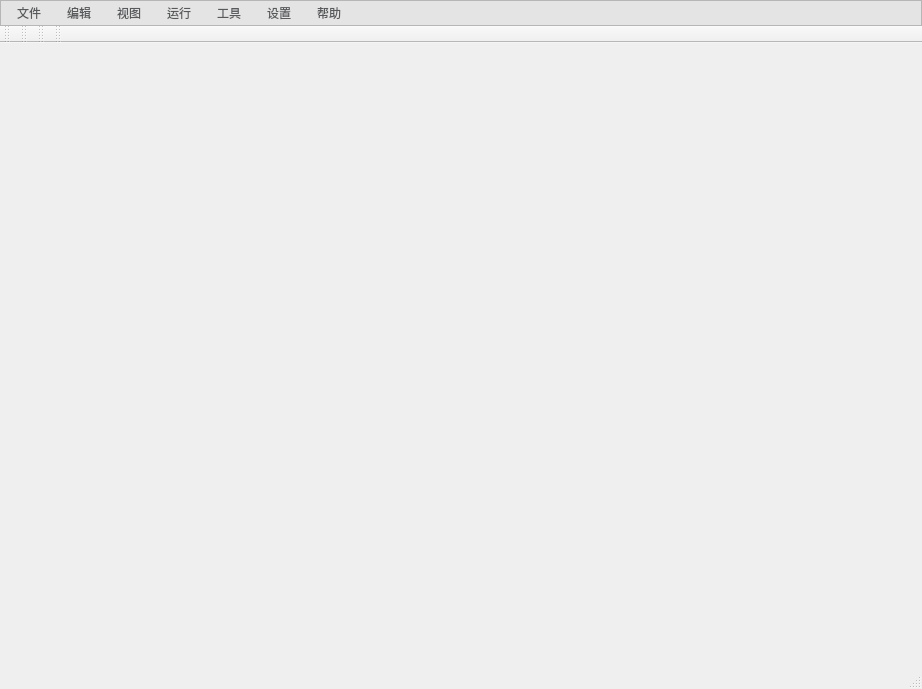
<?xml version="1.0" encoding="UTF-8"?>
<ui version="4.0">
 <class>MainWindow</class>
 <widget class="QMainWindow" name="MainWindow">
  <property name="geometry">
   <rect>
    <x>0</x>
    <y>0</y>
    <width>922</width>
    <height>689</height>
   </rect>
  </property>
  <property name="windowTitle">
   <string>MainWindow</string>
  </property>
  <property name="styleSheet">
   <string notr="true">  QPalette{background:#FFFFFF;}*{outline:0px;color:#57595B;}

QWidget[form=&quot;true&quot;],QLabel[frameShape=&quot;1&quot;]{
border:1px solid #B6B6B6;
border-radius:0px;
}

QWidget[form=&quot;bottom&quot;]{
background:#E4E4E4;
}

QWidget[form=&quot;bottom&quot;] .QFrame{
border:1px solid #57595B;
}

QWidget[form=&quot;bottom&quot;] QLabel,QWidget[form=&quot;title&quot;] QLabel{
border-radius:0px;
color:#57595B;
background:none;
border-style:none;
}

QWidget[form=&quot;title&quot;],QWidget[nav=&quot;left&quot;],QWidget[nav=&quot;top&quot;] QAbstractButton{
border-style:none;
border-radius:0px;
padding:5px;
color:#57595B;
background:qlineargradient(spread:pad,x1:0,y1:0,x2:0,y2:1,stop:0 #E4E4E4,stop:1 #E4E4E4);
}

QWidget[nav=&quot;top&quot;] QAbstractButton:hover,QWidget[nav=&quot;top&quot;] QAbstractButton:pressed,QWidget[nav=&quot;top&quot;] QAbstractButton:checked{
border-style:solid;
border-width:0px 0px 2px 0px;
padding:4px 4px 2px 4px;
border-color:#00BB9E;
background:qlineargradient(spread:pad,x1:0,y1:0,x2:0,y2:1,stop:0 #F6F6F6,stop:1 #F6F6F6);
}

QWidget[nav=&quot;left&quot;] QAbstractButton{
border-radius:0px;
color:#57595B;
background:none;
border-style:none;
}

QWidget[nav=&quot;left&quot;] QAbstractButton:hover{
color:#FFFFFF;
background-color:#00BB9E;
}

QWidget[nav=&quot;left&quot;] QAbstractButton:checked,QWidget[nav=&quot;left&quot;] QAbstractButton:pressed{
color:#57595B;
border-style:solid;
border-width:0px 0px 0px 2px;
padding:4px 4px 4px 2px;
border-color:#00BB9E;
background-color:#FFFFFF;
}

QWidget[video=&quot;true&quot;] QLabel{
color:#57595B;
border:1px solid #B6B6B6;
background:qlineargradient(spread:pad,x1:0,y1:0,x2:0,y2:1,stop:0 #E4E4E4,stop:1 #E4E4E4);
}

QWidget[video=&quot;true&quot;] QLabel:focus{
border:1px solid #00BB9E;
background:qlineargradient(spread:pad,x1:0,y1:0,x2:0,y2:1,stop:0 #F6F6F6,stop:1 #F6F6F6);
}

QLineEdit,QTextEdit,QPlainTextEdit,QSpinBox,QDoubleSpinBox,QComboBox,QDateEdit,QTimeEdit,QDateTimeEdit{
border:1px solid #B6B6B6;
border-radius:3px;
padding:2px;
background:none;
selection-background-color:#E4E4E4;
selection-color:#57595B;
}

QLineEdit:focus,QTextEdit:focus,QPlainTextEdit:focus,QSpinBox:focus,QDoubleSpinBox:focus,QComboBox:focus,QDateEdit:focus,QTimeEdit:focus,QDateTimeEdit:focus,QLineEdit:hover,QTextEdit:hover,QPlainTextEdit:hover,QSpinBox:hover,QDoubleSpinBox:hover,QComboBox:hover,QDateEdit:hover,QTimeEdit:hover,QDateTimeEdit:hover{
border:1px solid #B6B6B6;
}

QLineEdit[echoMode=&quot;2&quot;]{
lineedit-password-character:9679;
}

.QFrame{
border:1px solid #B6B6B6;
border-radius:3px;
}

.QGroupBox{
border:1px solid #B6B6B6;
border-radius:5px;
margin-top:3ex;
}

.QGroupBox::title{
subcontrol-origin:margin;
position:relative;
left:10px;
}

.QPushButton,.QToolButton{
border-style:none;
border:1px solid #B6B6B6;
color:#57595B;
padding:5px;
min-height:15px;
border-radius:5px;
background:qlineargradient(spread:pad,x1:0,y1:0,x2:0,y2:1,stop:0 #E4E4E4,stop:1 #E4E4E4);
}

.QPushButton:hover,.QToolButton:hover{
background:qlineargradient(spread:pad,x1:0,y1:0,x2:0,y2:1,stop:0 #F6F6F6,stop:1 #F6F6F6);
}

.QPushButton:pressed,.QToolButton:pressed{
background:qlineargradient(spread:pad,x1:0,y1:0,x2:0,y2:1,stop:0 #E4E4E4,stop:1 #E4E4E4);
}

.QToolButton::menu-indicator{
image:None;
}

QToolButton#btnMenu,QPushButton#btnMenu_Min,QPushButton#btnMenu_Max,QPushButton#btnMenu_Close{
border-radius:3px;
color:#57595B;
padding:3px;
margin:0px;
background:none;
border-style:none;
}

QToolButton#btnMenu:hover,QPushButton#btnMenu_Min:hover,QPushButton#btnMenu_Max:hover{
color:#FFFFFF;
margin:1px 1px 2px 1px;
background-color:rgba(51,127,209,230);
}

QPushButton#btnMenu_Close:hover{
color:#FFFFFF;
margin:1px 1px 2px 1px;
background-color:rgba(238,0,0,128);
}

QRadioButton::indicator{
width:15px;
height:15px;
}

QRadioButton::indicator::unchecked{
image:url(:/qss/flatwhite/radiobutton_unchecked.png);
}

QRadioButton::indicator::unchecked:disabled{
image:url(:/qss/flatwhite/radiobutton_unchecked_disable.png);
}

QRadioButton::indicator::checked{
image:url(:/qss/flatwhite/radiobutton_checked.png);
}

QRadioButton::indicator::checked:disabled{
image:url(:/qss/flatwhite/radiobutton_checked_disable.png);
}

QGroupBox::indicator,QTreeWidget::indicator,QListWidget::indicator{
padding:0px -3px 0px 3px;
}

QCheckBox::indicator,QGroupBox::indicator,QTreeWidget::indicator,QListWidget::indicator{
width:13px;
height:13px;
}

QCheckBox::indicator:unchecked,QGroupBox::indicator:unchecked,QTreeWidget::indicator:unchecked,QListWidget::indicator:unchecked{
image:url(:/qss/flatwhite/checkbox_unchecked.png);
}

QCheckBox::indicator:unchecked:disabled,QGroupBox::indicator:unchecked:disabled,QTreeWidget::indicator:unchecked:disabled,QListWidget::indicator:disabled{
image:url(:/qss/flatwhite/checkbox_unchecked_disable.png);
}

QCheckBox::indicator:checked,QGroupBox::indicator:checked,QTreeWidget::indicator:checked,QListWidget::indicator:checked{
image:url(:/qss/flatwhite/checkbox_checked.png);
}

QCheckBox::indicator:checked:disabled,QGroupBox::indicator:checked:disabled,QTreeWidget::indicator:checked:disabled,QListWidget::indicator:checked:disabled{
image:url(:/qss/flatwhite/checkbox_checked_disable.png);
}

QCheckBox::indicator:indeterminate,QGroupBox::indicator:indeterminate,QTreeWidget::indicator:indeterminate,QListWidget::indicator:indeterminate{
image:url(:/qss/flatwhite/checkbox_parcial.png);
}

QCheckBox::indicator:indeterminate:disabled,QGroupBox::indicator:indeterminate:disabled,QTreeWidget::indicator:indeterminate:disabled,QListWidget::indicator:indeterminate:disabled{
image:url(:/qss/flatwhite/checkbox_parcial_disable.png);
}

QTimeEdit::up-button,QDateEdit::up-button,QDateTimeEdit::up-button,QDoubleSpinBox::up-button,QSpinBox::up-button{
image:url(:/qss/flatwhite/add_top.png);
width:10px;
height:10px;
padding:2px 5px 0px 0px;
}

QTimeEdit::down-button,QDateEdit::down-button,QDateTimeEdit::down-button,QDoubleSpinBox::down-button,QSpinBox::down-button{
image:url(:/qss/flatwhite/add_bottom.png);
width:10px;
height:10px;
padding:0px 5px 2px 0px;
}

QTimeEdit::up-button:pressed,QDateEdit::up-button:pressed,QDateTimeEdit::up-button:pressed,QDoubleSpinBox::up-button:pressed,QSpinBox::up-button:pressed{
top:-2px;
}
  
QTimeEdit::down-button:pressed,QDateEdit::down-button:pressed,QDateTimeEdit::down-button:pressed,QDoubleSpinBox::down-button:pressed,QSpinBox::down-button:pressed,QSpinBox::down-button:pressed{
bottom:-2px;
}

QComboBox::down-arrow,QDateEdit[calendarPopup=&quot;true&quot;]::down-arrow,QTimeEdit[calendarPopup=&quot;true&quot;]::down-arrow,QDateTimeEdit[calendarPopup=&quot;true&quot;]::down-arrow{
image:url(:/qss/flatwhite/add_bottom.png);
width:10px;
height:10px;
right:2px;
}

QComboBox::drop-down,QDateEdit::drop-down,QTimeEdit::drop-down,QDateTimeEdit::drop-down{
subcontrol-origin:padding;
subcontrol-position:top right;
width:15px;
border-left-width:0px;
border-left-style:solid;
border-top-right-radius:3px;
border-bottom-right-radius:3px;
border-left-color:#B6B6B6;
}

QComboBox::drop-down:on{
top:1px;
}

QMenuBar::item{
color:#57595B;
background-color:#E4E4E4;
margin:0px;
padding:3px 10px;
}

QMenu,QMenuBar,QMenu:disabled,QMenuBar:disabled{
color:#57595B;
background-color:#E4E4E4;
border:1px solid #B6B6B6;
margin:0px;
}

QMenu::item{
padding:3px 20px;
}

QMenu::indicator{
width:13px;
height:13px;
}

QMenu::item:selected,QMenuBar::item:selected{
color:#57595B;
border:0px solid #B6B6B6;
background:#F6F6F6;
}

QMenu::separator{
height:1px;
background:#B6B6B6;
}

QProgressBar{
min-height:10px;
background:#E4E4E4;
border-radius:5px;
text-align:center;
border:1px solid #E4E4E4;
}

QProgressBar:chunk{
border-radius:5px;
background-color:#B6B6B6;
}

QSlider::groove:horizontal{
background:#E4E4E4;
height:8px;
border-radius:4px;
}

QSlider::add-page:horizontal{
background:#E4E4E4;
height:8px;
border-radius:4px;
}

QSlider::sub-page:horizontal{
background:#B6B6B6;
height:8px;
border-radius:4px;
}

QSlider::handle:horizontal{
width:13px;
margin-top:-3px;
margin-bottom:-3px;
border-radius:6px;
background:qradialgradient(spread:pad,cx:0.5,cy:0.5,radius:0.5,fx:0.5,fy:0.5,stop:0.6 #FFFFFF,stop:0.8 #B6B6B6);
}

QSlider::groove:vertical{
width:8px;
border-radius:4px;
background:#E4E4E4;
}

QSlider::add-page:vertical{
width:8px;
border-radius:4px;
background:#E4E4E4;
}

QSlider::sub-page:vertical{
width:8px;
border-radius:4px;
background:#B6B6B6;
}

QSlider::handle:vertical{
height:14px;
margin-left:-3px;
margin-right:-3px;
border-radius:6px;
background:qradialgradient(spread:pad,cx:0.5,cy:0.5,radius:0.5,fx:0.5,fy:0.5,stop:0.6 #FFFFFF,stop:0.8 #B6B6B6);
}

QScrollBar:horizontal{
background:#E4E4E4;
padding:0px;
border-radius:6px;
max-height:12px;
}

QScrollBar::handle:horizontal{
background:#C6C6C6;
min-width:50px;
border-radius:6px;
}

QScrollBar::handle:horizontal:hover{
background:#B6B6B6;
}

QScrollBar::handle:horizontal:pressed{
background:#B6B6B6;
}

QScrollBar::add-page:horizontal{
background:none;
}

QScrollBar::sub-page:horizontal{
background:none;
}

QScrollBar::add-line:horizontal{
background:none;
}

QScrollBar::sub-line:horizontal{
background:none;
}

QScrollBar:vertical{
background:#E4E4E4;
padding:0px;
border-radius:6px;
max-width:12px;
}

QScrollBar::handle:vertical{
background:#C6C6C6;
min-height:50px;
border-radius:6px;
}

QScrollBar::handle:vertical:hover{
background:#B6B6B6;
}

QScrollBar::handle:vertical:pressed{
background:#B6B6B6;
}

QScrollBar::add-page:vertical{
background:none;
}

QScrollBar::sub-page:vertical{
background:none;
}

QScrollBar::add-line:vertical{
background:none;
}

QScrollBar::sub-line:vertical{
background:none;
}

QScrollArea{
border:0px;
}

QTreeView,QListView,QTableView,QTabWidget::pane{
border:1px solid #B6B6B6;
selection-background-color:#F6F6F6;
selection-color:#57595B;
alternate-background-color:#F6F6F6;
gridline-color:#B6B6B6;
}

QTreeView::branch:closed:has-children{
margin:4px;
border-image:url(:/qss/flatwhite/branch_open.png);
}

QTreeView::branch:open:has-children{
margin:4px;
border-image:url(:/qss/flatwhite/branch_close.png);
}

QTreeView,QListView,QTableView,QSplitter::handle,QTreeView::branch{
background:#FFFFFF;
}

QTableView::item:selected,QListView::item:selected,QTreeView::item:selected{
color:#57595B;
background:qlineargradient(spread:pad,x1:0,y1:0,x2:0,y2:1,stop:0 #E4E4E4,stop:1 #E4E4E4);
}

QTableView::item:hover,QListView::item:hover,QTreeView::item:hover{
color:#57595B;
background:qlineargradient(spread:pad,x1:0,y1:0,x2:0,y2:1,stop:0 #F6F6F6,stop:1 #F6F6F6);
}

QTableView::item,QListView::item,QTreeView::item{
padding:1px;
margin:0px;
}

QHeaderView::section,QTableCornerButton:section{
padding:3px;
margin:0px;
color:#57595B;
border:1px solid #B6B6B6;
border-left-width:0px;
border-right-width:1px;
border-top-width:0px;
border-bottom-width:1px;
background:qlineargradient(spread:pad,x1:0,y1:0,x2:0,y2:1,stop:0 #F6F6F6,stop:1 #F6F6F6);
}

QTabBar::tab{
border:1px solid #B6B6B6;
color:#57595B;
margin:0px;
background:qlineargradient(spread:pad,x1:0,y1:0,x2:0,y2:1,stop:0 #F6F6F6,stop:1 #F6F6F6);
}

QTabBar::tab:selected,QTabBar::tab:hover{
border-style:solid;
border-color:#00BB9E;
background:qlineargradient(spread:pad,x1:0,y1:0,x2:0,y2:1,stop:0 #E4E4E4,stop:1 #E4E4E4);
}

QTabBar::tab:top,QTabBar::tab:bottom{
padding:3px 8px 3px 8px;
}

QTabBar::tab:left,QTabBar::tab:right{
padding:8px 3px 8px 3px;
}

QTabBar::tab:top:selected,QTabBar::tab:top:hover{
border-width:2px 0px 0px 0px;
}

QTabBar::tab:right:selected,QTabBar::tab:right:hover{
border-width:0px 0px 0px 2px;
}

QTabBar::tab:bottom:selected,QTabBar::tab:bottom:hover{
border-width:0px 0px 2px 0px;
}

QTabBar::tab:left:selected,QTabBar::tab:left:hover{
border-width:0px 2px 0px 0px;
}

QTabBar::tab:first:top:selected,QTabBar::tab:first:top:hover,QTabBar::tab:first:bottom:selected,QTabBar::tab:first:bottom:hover{
border-left-width:1px;
border-left-color:#B6B6B6;
}

QTabBar::tab:first:left:selected,QTabBar::tab:first:left:hover,QTabBar::tab:first:right:selected,QTabBar::tab:first:right:hover{
border-top-width:1px;
border-top-color:#B6B6B6;
}

QTabBar::tab:last:top:selected,QTabBar::tab:last:top:hover,QTabBar::tab:last:bottom:selected,QTabBar::tab:last:bottom:hover{
border-right-width:1px;
border-right-color:#B6B6B6;
}

QTabBar::tab:last:left:selected,QTabBar::tab:last:left:hover,QTabBar::tab:last:right:selected,QTabBar::tab:last:right:hover{
border-bottom-width:1px;
border-bottom-color:#B6B6B6;
}

QStatusBar::item{
border:0px solid #E4E4E4;
border-radius:3px;
}

QToolBox::tab,QGroupBox#gboxDevicePanel,QGroupBox#gboxDeviceTitle,QFrame#gboxDevicePanel,QFrame#gboxDeviceTitle{
padding:3px;
border-radius:5px;
color:#57595B;
background:qlineargradient(spread:pad,x1:0,y1:0,x2:0,y2:1,stop:0 #E4E4E4,stop:1 #E4E4E4);
}

QToolTip{
border:0px solid #57595B;
padding:1px;
color:#57595B;
background:qlineargradient(spread:pad,x1:0,y1:0,x2:0,y2:1,stop:0 #E4E4E4,stop:1 #E4E4E4);
}

QToolBox::tab:selected{
background:qlineargradient(spread:pad,x1:0,y1:0,x2:0,y2:1,stop:0 #F6F6F6,stop:1 #F6F6F6);
}

QPrintPreviewDialog QToolButton{
border:0px solid #57595B;
border-radius:0px;
margin:0px;
padding:3px;
background:none;
}

QColorDialog QPushButton,QFileDialog QPushButton{
min-width:80px;
}

QToolButton#qt_calendar_prevmonth{
icon-size:0px;
min-width:20px;
image:url(:/qss/flatwhite/calendar_prevmonth.png);
}

QToolButton#qt_calendar_nextmonth{
icon-size:0px;
min-width:20px;
image:url(:/qss/flatwhite/calendar_nextmonth.png);
}

QToolButton#qt_calendar_prevmonth,QToolButton#qt_calendar_nextmonth,QToolButton#qt_calendar_monthbutton,QToolButton#qt_calendar_yearbutton{
border:0px solid #57595B;
border-radius:3px;
margin:3px 3px 3px 3px;
padding:3px;
background:none;
}

QToolButton#qt_calendar_prevmonth:hover,QToolButton#qt_calendar_nextmonth:hover,QToolButton#qt_calendar_monthbutton:hover,QToolButton#qt_calendar_yearbutton:hover,QToolButton#qt_calendar_prevmonth:pressed,QToolButton#qt_calendar_nextmonth:pressed,QToolButton#qt_calendar_monthbutton:pressed,QToolButton#qt_calendar_yearbutton:pressed{
border:1px solid #B6B6B6;
}

QCalendarWidget QSpinBox#qt_calendar_yearedit{
margin:2px;
}

QCalendarWidget QToolButton::menu-indicator{
image:None;
}

QCalendarWidget QTableView{
border-width:0px;
}

QCalendarWidget QWidget#qt_calendar_navigationbar{
border:1px solid #B6B6B6;
border-width:1px 1px 0px 1px;
background:qlineargradient(spread:pad,x1:0,y1:0,x2:0,y2:1,stop:0 #E4E4E4,stop:1 #E4E4E4);
}

QComboBox QAbstractItemView::item{
min-height:20px;
min-width:10px;
}

QTableView[model=&quot;true&quot;]::item{
padding:0px;
margin:0px;
}

QTableView QLineEdit,QTableView QComboBox,QTableView QSpinBox,QTableView QDoubleSpinBox,QTableView QDateEdit,QTableView QTimeEdit,QTableView QDateTimeEdit{
border-width:0px;
border-radius:0px;
}

QTableView QLineEdit:focus,QTableView QComboBox:focus,QTableView QSpinBox:focus,QTableView QDoubleSpinBox:focus,QTableView QDateEdit:focus,QTableView QTimeEdit:focus,QTableView QDateTimeEdit:focus{
border-width:0px;
border-radius:0px;
}

QLineEdit,QTextEdit,QPlainTextEdit,QSpinBox,QDoubleSpinBox,QComboBox,QDateEdit,QTimeEdit,QDateTimeEdit{
background:#FFFFFF;
}

*:disabled{
background:#FFFFFF;
border-color:#E4E4E4;
}

/*TextColor:#57595B*/
/*PanelColor:#FFFFFF*/
/*BorderColor:#B6B6B6*/
/*NormalColorStart:#E4E4E4*/
/*NormalColorEnd:#E4E4E4*/
/*DarkColorStart:#F6F6F6*/
/*DarkColorEnd:#F6F6F6*/
/*HighColor:#00BB9E*/
</string>
  </property>
  <property name="toolButtonStyle">
   <enum>Qt::ToolButtonTextBesideIcon</enum>
  </property>
  <property name="documentMode">
   <bool>true</bool>
  </property>
  <widget class="QWidget" name="centralWidget"/>
  <widget class="QMenuBar" name="menuBar">
   <property name="geometry">
    <rect>
     <x>0</x>
     <y>0</y>
     <width>922</width>
     <height>26</height>
    </rect>
   </property>
   <widget class="QMenu" name="menu">
    <property name="title">
     <string>文件</string>
    </property>
    <addaction name="action_newPg"/>
    <addaction name="action_loadPg"/>
    <addaction name="action_closePg"/>
    <addaction name="separator"/>
    <addaction name="action_quit"/>
   </widget>
   <widget class="QMenu" name="menu_2">
    <property name="title">
     <string>编辑</string>
    </property>
   </widget>
   <widget class="QMenu" name="menu_3">
    <property name="title">
     <string>视图</string>
    </property>
    <addaction name="action_viewPg"/>
    <addaction name="action_viewFunc"/>
    <addaction name="action_viewProperty"/>
    <addaction name="action_viewStatus"/>
    <addaction name="action_viewVar"/>
    <addaction name="separator"/>
   </widget>
   <widget class="QMenu" name="menu_4">
    <property name="title">
     <string>运行</string>
    </property>
    <addaction name="action"/>
    <addaction name="actionsdf"/>
    <addaction name="action_2"/>
    <addaction name="action_3"/>
   </widget>
   <widget class="QMenu" name="menu_5">
    <property name="title">
     <string>工具</string>
    </property>
    <addaction name="action_ToolStandard"/>
    <addaction name="action_ToolEdit"/>
    <addaction name="action_ToolRobot"/>
    <addaction name="action_ToolRunAndComp"/>
   </widget>
   <widget class="QMenu" name="menu_6">
    <property name="title">
     <string>设置</string>
    </property>
    <addaction name="contriol_Setting"/>
    <addaction name="action_axis"/>
   </widget>
   <widget class="QMenu" name="menu_7">
    <property name="title">
     <string>帮助</string>
    </property>
   </widget>
   <addaction name="menu"/>
   <addaction name="menu_2"/>
   <addaction name="menu_3"/>
   <addaction name="menu_4"/>
   <addaction name="menu_5"/>
   <addaction name="menu_6"/>
   <addaction name="menu_7"/>
  </widget>
  <widget class="QStatusBar" name="statusBar"/>
  <widget class="QToolBar" name="toolBar_stand">
   <property name="windowTitle">
    <string>toolBar</string>
   </property>
   <attribute name="toolBarArea">
    <enum>TopToolBarArea</enum>
   </attribute>
   <attribute name="toolBarBreak">
    <bool>false</bool>
   </attribute>
  </widget>
  <widget class="QToolBar" name="toolBar_robot">
   <property name="windowTitle">
    <string>toolBar</string>
   </property>
   <attribute name="toolBarArea">
    <enum>TopToolBarArea</enum>
   </attribute>
   <attribute name="toolBarBreak">
    <bool>false</bool>
   </attribute>
  </widget>
  <widget class="QToolBar" name="toolBar_run">
   <property name="minimumSize">
    <size>
     <width>0</width>
     <height>0</height>
    </size>
   </property>
   <property name="windowTitle">
    <string>toolBar_2</string>
   </property>
   <property name="orientation">
    <enum>Qt::Horizontal</enum>
   </property>
   <property name="iconSize">
    <size>
     <width>50</width>
     <height>50</height>
    </size>
   </property>
   <attribute name="toolBarArea">
    <enum>TopToolBarArea</enum>
   </attribute>
   <attribute name="toolBarBreak">
    <bool>false</bool>
   </attribute>
  </widget>
  <widget class="QToolBar" name="toolBar_edit">
   <property name="windowTitle">
    <string>toolBar</string>
   </property>
   <attribute name="toolBarArea">
    <enum>TopToolBarArea</enum>
   </attribute>
   <attribute name="toolBarBreak">
    <bool>false</bool>
   </attribute>
  </widget>
  <action name="action_newPg">
   <property name="checked">
    <bool>false</bool>
   </property>
   <property name="text">
    <string>新建工程</string>
   </property>
  </action>
  <action name="contriol_Setting">
   <property name="text">
    <string>控制器设置</string>
   </property>
   <property name="toolTip">
    <string>控制器设置</string>
   </property>
  </action>
  <action name="action_loadPg">
   <property name="text">
    <string>加载工程</string>
   </property>
  </action>
  <action name="action_closePg">
   <property name="text">
    <string>关闭工程</string>
   </property>
  </action>
  <action name="action_quit">
   <property name="text">
    <string>退出</string>
   </property>
  </action>
  <action name="action_viewPg">
   <property name="text">
    <string>工程视图</string>
   </property>
  </action>
  <action name="action_viewFunc">
   <property name="text">
    <string>函数视图</string>
   </property>
  </action>
  <action name="action_viewProperty">
   <property name="text">
    <string>属性视图</string>
   </property>
  </action>
  <action name="action_viewStatus">
   <property name="text">
    <string>状态输出</string>
   </property>
  </action>
  <action name="action_viewVar">
   <property name="text">
    <string>变量监控</string>
   </property>
  </action>
  <action name="action_ToolStandard">
   <property name="text">
    <string>标准</string>
   </property>
  </action>
  <action name="action_ToolEdit">
   <property name="text">
    <string>编辑器</string>
   </property>
  </action>
  <action name="action_ToolRobot">
   <property name="text">
    <string>机械手工具栏</string>
   </property>
  </action>
  <action name="action_ToolRunAndComp">
   <property name="text">
    <string>运行与编译</string>
   </property>
  </action>
  <action name="action_axis">
   <property name="text">
    <string>网络设置</string>
   </property>
  </action>
  <action name="action">
   <property name="text">
    <string>启动</string>
   </property>
  </action>
  <action name="actionsdf">
   <property name="text">
    <string>debug 启动</string>
   </property>
  </action>
  <action name="action_2">
   <property name="text">
    <string>停止</string>
   </property>
  </action>
  <action name="action_3">
   <property name="text">
    <string>暂停</string>
   </property>
  </action>
 </widget>
 <layoutdefault spacing="6" margin="11"/>
 <resources/>
 <connections/>
</ui>
